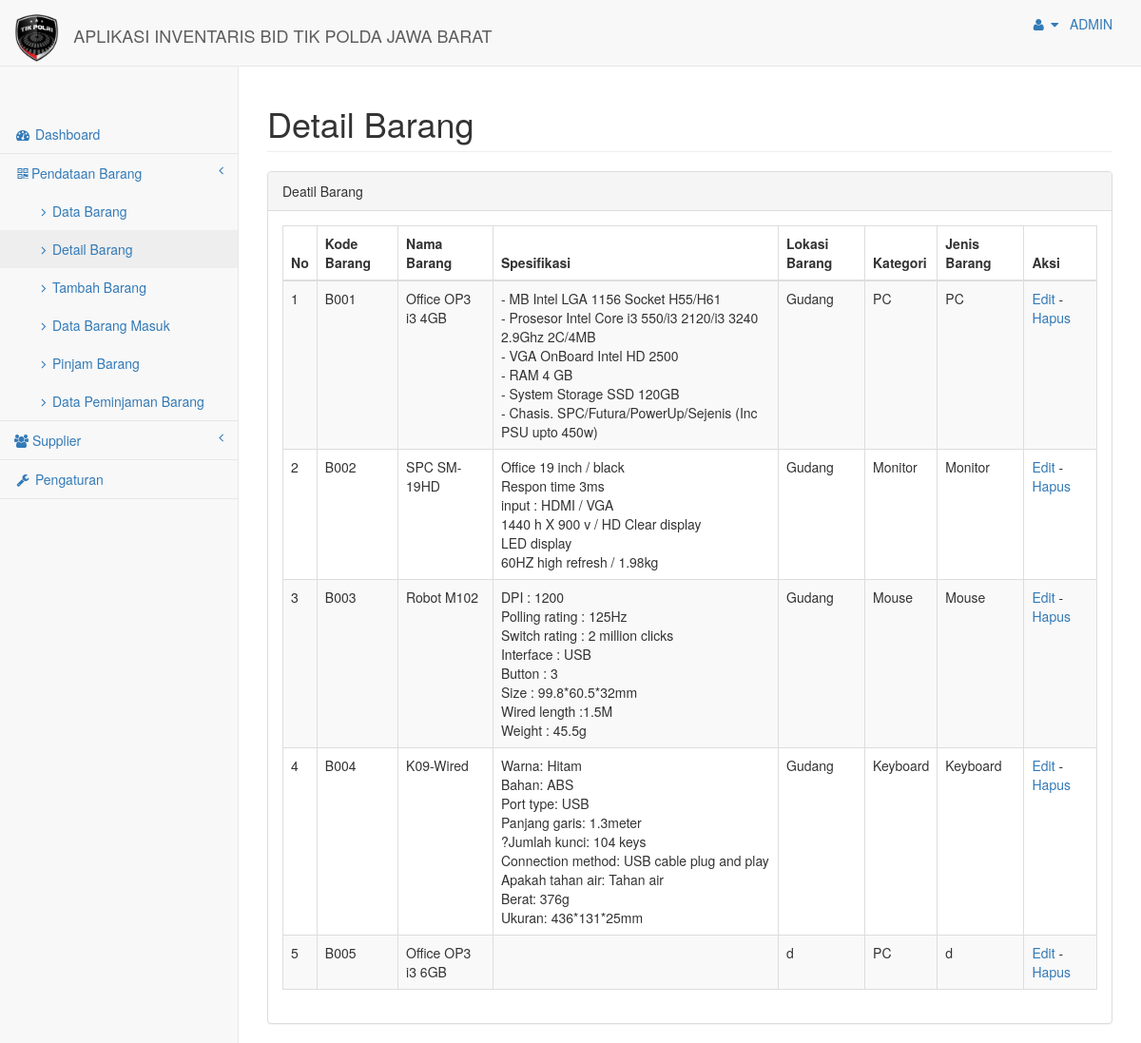
The page /index.php?page=databarang (signed in) on the database as committed earlier.
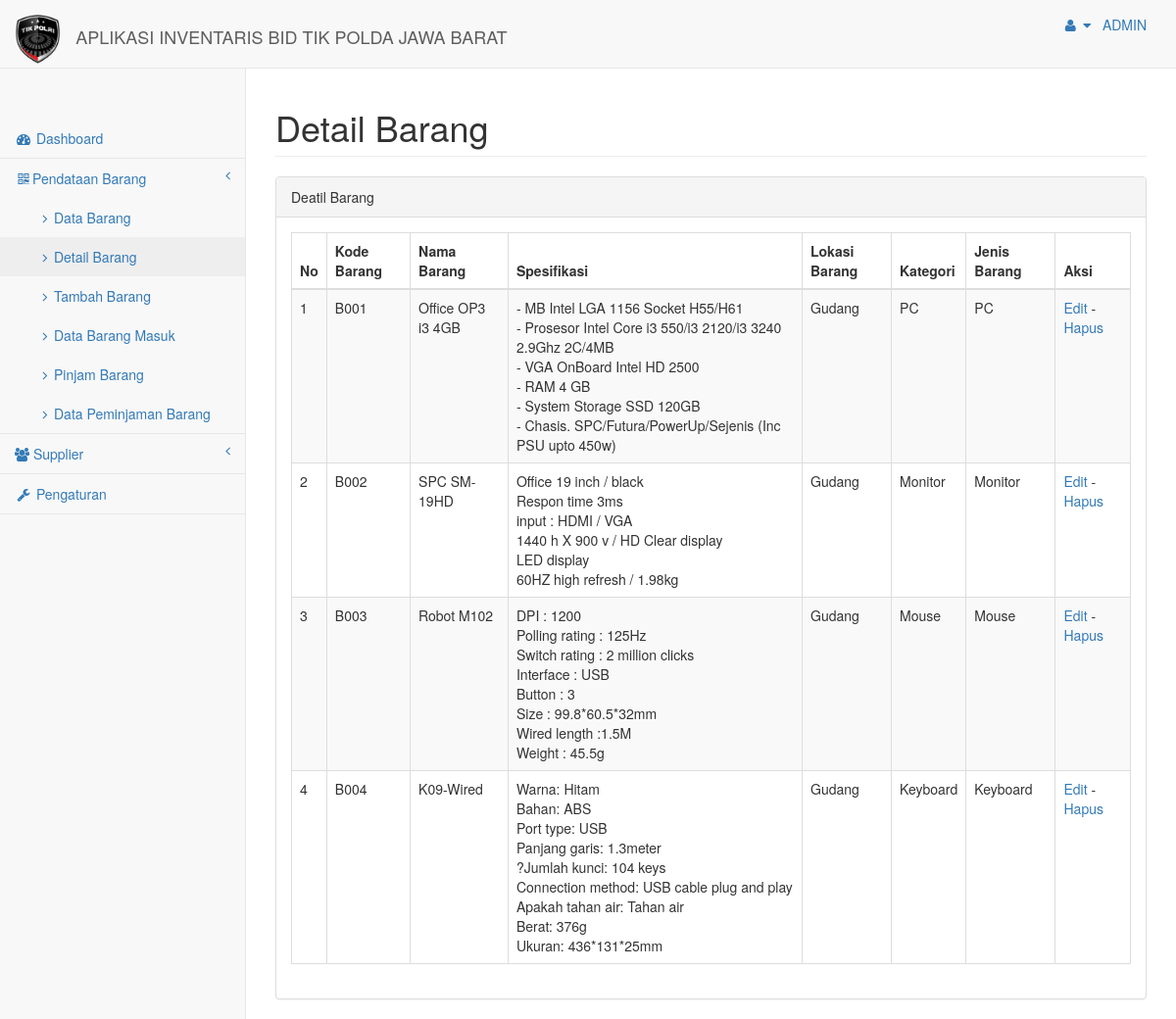
The same page on the database as committed later.
### tables this page shows
CREATE TABLE `tbl_barang` (
  `kode_barang` varchar(8) NOT NULL,
  `nama_barang` varchar(30) NOT NULL,
  `spesifikasi` varchar(500) NOT NULL,
  `lokasi_barang` varchar(40) NOT NULL,
  `kategori` varchar(25) NOT NULL,
  `jumlah_brg` int(5) NOT NULL,
  `jenis_brg` varchar(20) NOT NULL
);

### config/Class_Barang.php (called while the page is built, shortened)
<?php
class Class_Barang
{
    function tampil_data()
    {
        include("config.php");
        $sql = "select * from tbl_barang";
        $data = mysqli_query($conn,$sql);
        $data1 = mysqli_num_rows($data);
        if ($data1 == 0) {
            echo "<div class='alert alert-danger'>Tidak ada data</div>";
        }
        else{
            while ($d=mysqli_fetch_assoc($data)) {
                $hasil[] = $d;
            }
            return $hasil;
        }
    }
}
 ?>

### pages/data_barang.php (the view)
<div class="row">
    <div class="col-lg-12">
        <h1 class="page-header">Detail Barang </h1>
    </div>
</div>
<div class="row">
    <div class="col-lg-12">
        <div class="panel panel-default">
            <div class="panel-heading">
                Deatil Barang
            </div>
            <div class="panel-body">
                <table width="100%" class="table table-striped table-bordered table-hover" cellpadding="0" cellspacing="0" id="dataTables-example">
                    <thead>
        <?php
            if (is_array($db->tampil_data()) && count($db->tampil_data()) > 0) {
         ?>
                        <tr>
                            <th>No</th>
                            <th>Kode Barang</th>
                            <th>Nama Barang</th>
                            <th>Spesifikasi</th>
                            <th>Lokasi Barang</th>
                            <th>Kategori</th>
                            <th>Jenis Barang</th>
                            <th>Aksi</th>
                        </tr>
                    </thead>
                    <tbody>
    <?php
        $no = 1;
        foreach ($db->tampil_data() as $row) {
     ?>
                    <tr>
                        <td><?=$no++?></td>
                        <td><?=$row['kode_barang']?></td>
                        <td><?=$row['nama_barang']?></td>
                        <td><?=nl2br($row['spesifikasi'])?></td>
                        <td><?=$row['lokasi_barang']?></td>
                        <td><?=$row['kategori']?></td>
                        <td><?=$row['jenis_brg']?></td>
                        <td><a href="?id=<?=$row['kode_barang']?>&page=update">Edit</a> - <a href="?hapus&id=<?=$row['kode_barang']?>" onclick="return confirm('Yakin mau dihapus?');">Hapus</a></td>
                      </tr>
    <?php }
}?>
                    </tbody>
                </table>
            </div>
        </div>
    </div>
</div>

Rows that differ between the two databases and show on the page:
removed tbl_barang: kode_barang "B005", nama_barang "Office OP3 i3 6GB", lokasi_barang "d", kategori "PC", jenis_brg "d"
